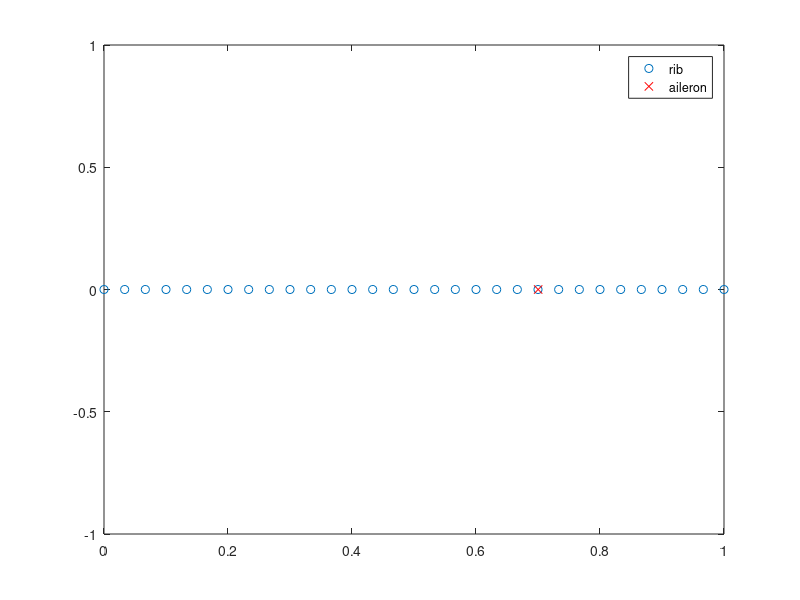
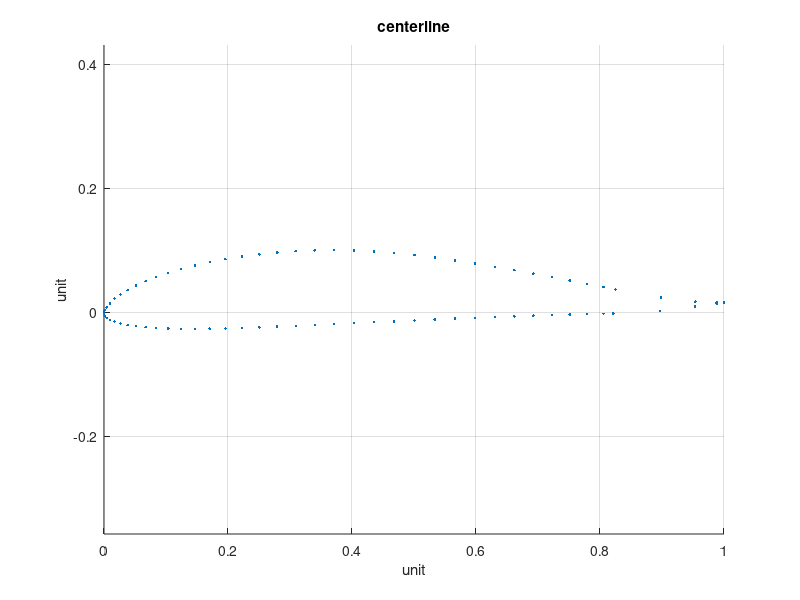
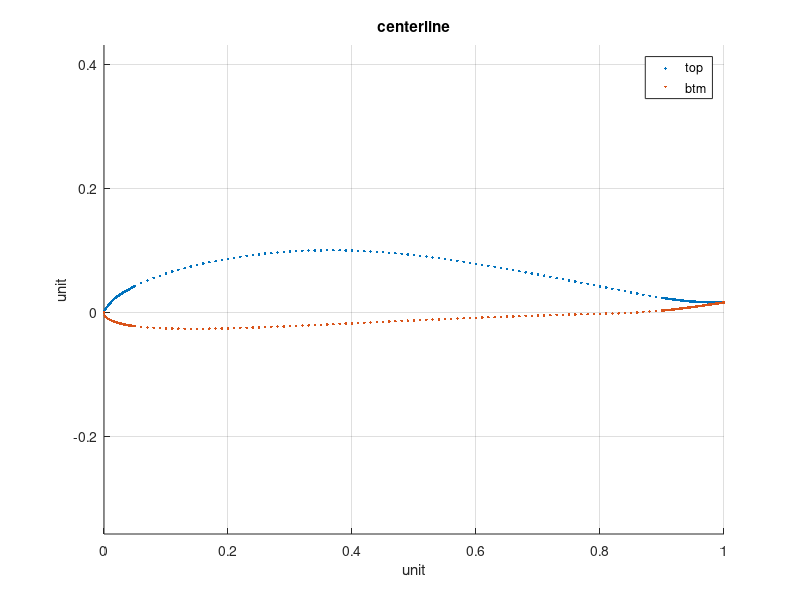
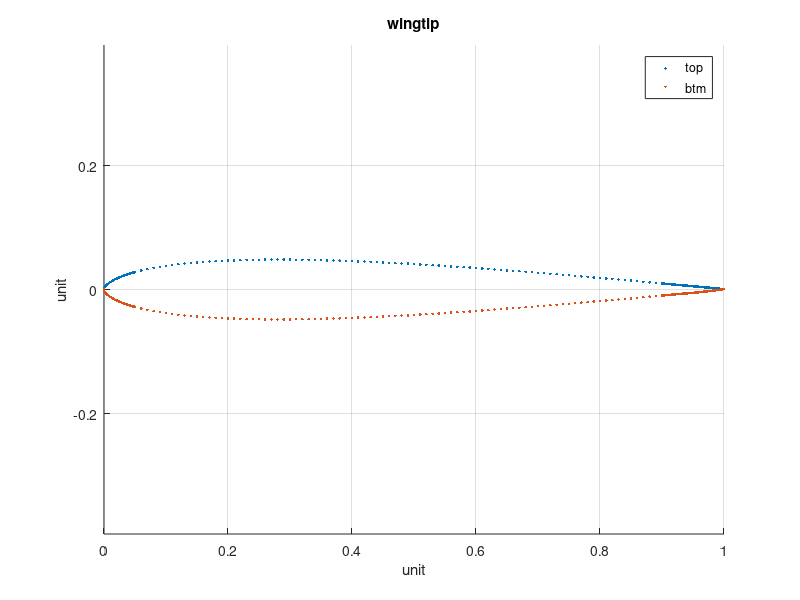

The MATLAB source for these figures, in order:
function draw_airfoil()
% save airfoil centerlinex centerliney wingtipx wingtipy twistx twisty
close all;
load airfoil centerlinex centerliney wingtipx wingtipy twistx twisty;
global X;
X = [];
scalingfactor = 0.8;
NASA_wingSpan_mm = 3750;
NASA_centerCord_mm = 400;
NASA_tipcord_mm = 100;
%aileron Trailing Edge length in mm
%NASA_aileron_TrailingEdgelength_mm = 24.125*25.4;
NASA_aileron_yAxislength_mm = 22.125*25.4;
NASA_aileron_innerwidth_mm = 1.875*25.4;
NASA_aileron_outerwidth_mm = 1*25.4;

X.setting.geometry.LE_sweepbackDeg = 24;
X.setting.geometry.dihedralDeg = 2.5;
X.setting.geometry.wingSpan_mm = NASA_wingSpan_mm*scalingfactor;
X.setting.geometry.rootCord_mm = NASA_centerCord_mm*scalingfactor;
X.setting.geometry.wingtipCord_mm = NASA_tipcord_mm*scalingfactor;
X.setting.aileron.yAxislength_mm = NASA_aileron_yAxislength_mm*scalingfactor;
X.setting.aileron.innerwidth_mm = NASA_aileron_innerwidth_mm*scalingfactor;
X.setting.aileron.outerwidth_mm = NASA_aileron_outerwidth_mm*scalingfactor;
fprintf(1,'aileron Y axis length=%2.1fmm,aileron innerwidth=%2.1fmm,aileron outer width=%2.1fmm\n',X.setting.aileron.yAxislength_mm,X.setting.aileron.innerwidth_mm,X.setting.aileron.outerwidth_mm);

X.setting.manufacture.ribCnt = 61;
X.setting.manufacture.LeadingEdgeBeamThickness_mm = 2; % square edge size 
X.setting.manufacture.LeadingEdgeBeamWidth_mm = 6; % square edge size 
X.setting.manufacture.trailingEdgeWidth_mm = 10;

% support structure height, not part of the plane, only used in construction process as the base support structure for each rib 
X.setting.manufacture.RibSupportStructureHeight_mm = 15;

X.setting.manufacture.MainBeamWidth_mm = 6;
X.setting.manufacture.MainBeamXmm = 0;
assert(X.setting.manufacture.MainBeamXmm == 0); % we want the beam deployed at rotation center to have flat btm edge 
% X.BeamAux0Width_mm = 5;
% X.BeamAux0Xmm = 5;

X.RibCntNeedCarbon = 41;
assert(mod(X.RibCntNeedCarbon,2)==1 || X.RibCntNeedCarbon == 0,'rib with added carbon beam should be symmetrical btw the fuselage');
% we may want to add a square carbon tube to strengthen the beam
X.beamSquareCarbonTubeSize_mm = 5;

X.RibThickness_mm = 2;

% the width of laser trace cannot be ignored
X.beamSlotTraceCompensation_mm = 0.5;
X.beamEdgeTraceCompensation_mm = 0.8;
X.RibSlotCompensation_mm = 0.05;
X.LeadingEdgeBeamThicknessCompensation_mm = 0.2;

% four quadrants formed by main beam and rib are supported by 4 pieces of wedge. 
X.BeamRibSupport_mm = 10;
X.PointType = [];
X.PointType.fundamental = 1;
X.PointType.addedPoints = 2;

% increased by 1 after each beam slot cut
X.ForceBearingBeamCnt = 0;

X.curvefitmethod = 'pchip';
% rootBeamGammaWidthmm = 6;
% BaseBeamWidthmm = 1; % at tip, lift is zero, we cannot have 0 beam width for misc struct weight 
assert(mod(X.setting.manufacture.ribCnt,2)==1); % we have one rib in the center, and be symmetrical 
% beam deployment location
X.rotateFromLE = 0.3; %rotation occurs at the center of [0,1] from the leading edge, so that we have the desired AOA.  
fineX = [0:0.001:0.05 0.06:0.01:0.90 0.901:0.001:1]';
% fineX = [0:0.0005:1]';
%%
Len_fineX = length(fineX);
X.OneSideRibCnt = (X.setting.manufacture.ribCnt+1)/2;
aileronLocation = (X.setting.geometry.wingSpan_mm/2-X.setting.aileron.yAxislength_mm)/(X.setting.geometry.wingSpan_mm/2);
ribLocation = (0:X.OneSideRibCnt-1)/(X.OneSideRibCnt-1);
figure;
plot(ribLocation,zeros(1,length(ribLocation)),'o');
hold on;
plot(aileronLocation,0,'rx');
hold off;
legend('rib','aileron');
ButtonName = questdlg('added aileron location acceptable?', ...
    'if there exists a rib in aileron location, we don''t need to design an extra rib', ...
    'accept','ignore Aileron','exit',...
    'accept');
switch ButtonName
    case 'accept'
        X.setting.manufacture.RibCoeffsRoot2Tip = sort([aileronLocation ribLocation]);
    case 'ignore Aileron'
        X.setting.manufacture.RibCoeffsRoot2Tip = ribLocation;
    otherwise
        assert(false);
end
X.OneSideRibCnt = length(X.setting.manufacture.RibCoeffsRoot2Tip);
%%
centerlinex = centerlinex(:);
centerliney = centerliney(:);
[centerlinex,centerliney] = normalizexy(centerlinex,centerliney);
wingtipx = wingtipx(:);
wingtipy = wingtipy(:);
[wingtipx,wingtipy] = normalizexy(wingtipx,wingtipy);
figure;
hold on;
plot(centerlinex,centerliney,'.');
axis equal;
title('centerline');grid on;
xlabel('unit');
ylabel('unit');
%%
figure;
hold on;
end_of_center_top_curve = (length(centerlinex)+1)/2;
top_centerline_x = centerlinex(1:end_of_center_top_curve);
top_centerline_y = centerliney(1:end_of_center_top_curve);
top_centerline_fine_y = interp1(top_centerline_x,top_centerline_y,fineX,X.curvefitmethod);
plot(fineX,top_centerline_fine_y,'.');
btm_centerline_x = centerlinex(end_of_center_top_curve:end);
btm_centerline_y = centerliney(end_of_center_top_curve:end);
btm_centerline_fine_y = interp1(btm_centerline_x,btm_centerline_y,fineX,X.curvefitmethod);
plot(fineX,btm_centerline_fine_y,'.');
axis equal;
legend('top','btm');
title('centerline');grid on;
xlabel('unit');
ylabel('unit');
%%
figure;
hold on;
end_of_wingtip_top_curve = (length(wingtipx)+1)/2;
top_wingtip_x = wingtipx(1:end_of_wingtip_top_curve);
top_wingtip_y = wingtipy(1:end_of_wingtip_top_curve);
top_wingtip_mid_y = interp1(top_wingtip_x,top_wingtip_y,fineX,X.curvefitmethod);
plot(fineX,top_wingtip_mid_y,'.');
btm_wingtip_x = wingtipx(end_of_wingtip_top_curve:end);
btm_wingtip_y = wingtipy(end_of_wingtip_top_curve:end);
btm_wingtip_mid_y = interp1(btm_wingtip_x,btm_wingtip_y,fineX,X.curvefitmethod);
plot(fineX,btm_wingtip_mid_y,'.');
axis equal;
legend('top','btm');
title('wingtip');
grid on;
xlabel('unit');
ylabel('unit');
%%
top_ribs = interpolate2Airfoil(top_centerline_fine_y, top_wingtip_mid_y, X.setting.manufacture.RibCoeffsRoot2Tip);
btm_ribs = interpolate2Airfoil(btm_centerline_fine_y, btm_wingtip_mid_y, X.setting.manufacture.RibCoeffsRoot2Tip);
figure;
axis equal;
hold on;
for ii = 1:X.OneSideRibCnt
    topCurve = top_ribs(:,ii);
    btmCurve = btm_ribs(:,ii);
    plot([fineX fineX],[topCurve btmCurve],'.');
end
title('Ribs:same length');
grid on;
xlabel('unit');
ylabel('unit');
%%
xindexRotate = find(fineX==X.rotateFromLE);
assert(length(xindexRotate)==1);
centered_interpolatedX = fineX - X.rotateFromLE;
Ymean = (top_ribs(xindexRotate,:) + btm_ribs(xindexRotate,:))/2;
centered_top_mid_ribs = zeros(Len_fineX,X.OneSideRibCnt);
centered_btm_mid_ribs = zeros(Len_fineX,X.OneSideRibCnt);
figure;
axis equal;
hold on;
for ii = 1:X.OneSideRibCnt
    centered_top_mid_ribs(:,ii) = top_ribs(:,ii) - Ymean(ii);
    centered_btm_mid_ribs(:,ii) = btm_ribs(:,ii) - Ymean(ii);
    plot([centered_interpolatedX; centered_interpolatedX],[centered_top_mid_ribs(:,ii); centered_btm_mid_ribs(:,ii)],'.');
end
title('Ribs:same length,shifted');
grid on;
xlabel('unit');
ylabel('unit');
%%
figure;
plot(twistx/twistx(end),twisty,'.');
title('twist');
ylabel('deg');
grid on;
xlabel('half wingspan');
%%
twist_ribs = interp1(twistx/twistx(end),twisty,X.setting.manufacture.RibCoeffsRoot2Tip,X.curvefitmethod);

rotated_ribs_top_x = zeros(Len_fineX,X.OneSideRibCnt);
rotated_ribs_top_y = zeros(Len_fineX,X.OneSideRibCnt);
rotated_ribs_btm_x = zeros(Len_fineX,X.OneSideRibCnt);
rotated_ribs_btm_y = zeros(Len_fineX,X.OneSideRibCnt);
figure;
axis equal;
hold on;
for ii = 1:X.OneSideRibCnt
    thetaDeg = twist_ribs(ii);
    R = [cosd(thetaDeg) -sind(thetaDeg); sind(thetaDeg) cosd(thetaDeg)];
    top_beforeRotate = [centered_interpolatedX centered_top_mid_ribs(:,ii)];
    top_afterRotate = top_beforeRotate*R;
    rotated_ribs_top_x(:,ii) = top_afterRotate(:,1);
    rotated_ribs_top_y(:,ii) = top_afterRotate(:,2);
    btm_beforeRotate = [centered_interpolatedX centered_btm_mid_ribs(:,ii)];
    btm_afterRotate = btm_beforeRotate*R;
    rotated_ribs_btm_x(:,ii) = btm_afterRotate(:,1);
    rotated_ribs_btm_y(:,ii) = btm_afterRotate(:,2);
    plot([rotated_ribs_top_x(:,ii); rotated_ribs_btm_x(:,ii)],[rotated_ribs_top_y(:,ii); rotated_ribs_btm_y(:,ii)],'.');
end
title('Ribs:same length,shifted,rotated');
grid on;
xlabel('unit');
ylabel('unit');
%% scale rib to the desired cord length
scaled_ribs_top_x = rotated_ribs_top_x;
scaled_ribs_top_y = rotated_ribs_top_y;
scaled_ribs_btm_x = rotated_ribs_btm_x;
scaled_ribs_btm_y = rotated_ribs_btm_y;
scale_ribs = interp1([0 1],[X.setting.geometry.rootCord_mm X.setting.geometry.wingtipCord_mm],X.setting.manufacture.RibCoeffsRoot2Tip,'linear');

figure;
axis equal;
hold on;
for ii = 1:X.OneSideRibCnt
    scaled_ribs_top_x(:,ii) = scaled_ribs_top_x(:,ii) * scale_ribs(ii);
    scaled_ribs_top_y(:,ii) = scaled_ribs_top_y(:,ii) * scale_ribs(ii);
    scaled_ribs_btm_x(:,ii) = scaled_ribs_btm_x(:,ii) * scale_ribs(ii);
    scaled_ribs_btm_y(:,ii) = scaled_ribs_btm_y(:,ii) * scale_ribs(ii);
    plot([scaled_ribs_top_x(:,ii); scaled_ribs_btm_x(:,ii)],[scaled_ribs_top_y(:,ii); scaled_ribs_btm_y(:,ii)],'.');
end
title('Ribs:shifted,rotated,scaled');
grid on;
xlabel('mm');
ylabel('mm');

%% shift in y-axis to align the bottom edge of main beam
btmaligned_ribs_top_x = scaled_ribs_top_x;
btmaligned_ribs_top_y = scaled_ribs_top_y;
btmaligned_ribs_btm_x = scaled_ribs_btm_x;
btmaligned_ribs_btm_y = scaled_ribs_btm_y;

figure;
axis equal;
hold on;
for ii = 1:X.OneSideRibCnt
    YatZeroX = interp1(btmaligned_ribs_btm_x(:,ii),btmaligned_ribs_btm_y(:,ii),0,X.curvefitmethod);
    btmaligned_ribs_top_y(:,ii) = btmaligned_ribs_top_y(:,ii) - YatZeroX;
    btmaligned_ribs_btm_y(:,ii) = btmaligned_ribs_btm_y(:,ii) - YatZeroX;
    plot([btmaligned_ribs_top_x(:,ii); btmaligned_ribs_btm_x(:,ii)],[btmaligned_ribs_top_y(:,ii); btmaligned_ribs_btm_y(:,ii)],'.');
end
title('Ribs:btmEdgeAlign,shifted,rotated,scaled');
grid on;
xlabel('mm');
ylabel('mm');

%% compute angle between beam and rib
CalcObtuseAngleBtwBeamAndRibDeg(btmaligned_ribs_top_x);
space = 10;
fid = fopen('BeamRibSupport.scr','w');
fprintf(fid,'pline\n');
% quadrant 1
fprintf(fid,'%f,%f\n',space,space);
fprintf(fid,'%f,%f\n',space,space+X.BeamRibSupport_mm);
fprintf(fid,'%f,%f\n',space+X.BeamRibSupport_mm*sind(X.derived.AngleBtwBeamAndRibDeg),space-X.BeamRibSupport_mm*cosd(X.derived.AngleBtwBeamAndRibDeg));
fprintf(fid,'%f,%f\n',space,space);

% quadrant 2
fprintf(fid,'%f,%f\n',-space,space);
fprintf(fid,'%f,%f\n',-space,space+X.BeamRibSupport_mm);
fprintf(fid,'%f,%f\n',-space-X.BeamRibSupport_mm*sind(X.derived.AngleBtwBeamAndRibDeg),space+X.BeamRibSupport_mm*cosd(X.derived.AngleBtwBeamAndRibDeg));
fprintf(fid,'%f,%f\n',-space,space);

% quadrant 3
fprintf(fid,'%f,%f\n',-space,-space);
fprintf(fid,'%f,%f\n',-space,-space-X.BeamRibSupport_mm);
fprintf(fid,'%f,%f\n',-space-X.BeamRibSupport_mm*sind(X.derived.AngleBtwBeamAndRibDeg),-space+X.BeamRibSupport_mm*cosd(X.derived.AngleBtwBeamAndRibDeg));
fprintf(fid,'%f,%f\n',-space,-space);

% quadrant 4
fprintf(fid,'%f,%f\n',space,-space);
fprintf(fid,'%f,%f\n',space,-space-X.BeamRibSupport_mm);
fprintf(fid,'%f,%f\n',space+X.BeamRibSupport_mm*sind(X.derived.AngleBtwBeamAndRibDeg),-space-X.BeamRibSupport_mm*cosd(X.derived.AngleBtwBeamAndRibDeg));
fprintf(fid,'%f,%f\n',space,-space);

fclose(fid);
%%
Gamma = (1-X.setting.manufacture.RibCoeffsRoot2Tip.^2).^1.5;
figure;
plot(X.setting.manufacture.RibCoeffsRoot2Tip,Gamma,'.-');
title('Gamma, airflow circulation');
grid on;
%%
figure;
plot(X.setting.manufacture.RibCoeffsRoot2Tip,1.5*(X.setting.manufacture.RibCoeffsRoot2Tip.^2-0.5),'.-');
title('Downwash');
grid on;

%% when cutting slot, the length of x/y data may not be same any more for all ribs
% use cell to store
slotcut_ribs = cell(1,X.OneSideRibCnt);
for ii = 1:X.OneSideRibCnt
    slotcut_ribs{ii}.top.x = btmaligned_ribs_top_x(:,ii);
    slotcut_ribs{ii}.top.y = btmaligned_ribs_top_y(:,ii);
    slotcut_ribs{ii}.top.PointType = ones(length(btmaligned_ribs_top_x(:,ii)),1)*X.PointType.fundamental;
    slotcut_ribs{ii}.btm.x = btmaligned_ribs_btm_x(:,ii);
    slotcut_ribs{ii}.btm.y = btmaligned_ribs_btm_y(:,ii);
    slotcut_ribs{ii}.btm.PointType = ones(length(btmaligned_ribs_btm_x(:,ii)),1)*X.PointType.fundamental;
    slotcut_ribs{ii}.ForceBearingBeamCutDepth = [];
    slotcut_ribs{ii}.ForceBearingBeamRibThickness = [];
    slotcut_ribs{ii}.ForceBearingBeamRibYoffset = [];
end

[X.BeamRotDegDueToDihedral,OneSideWwingTipRise_mm] = getDihedralRotateDeg(slotcut_ribs);
fprintf(1,'one side wing tip rises %fmm\n',OneSideWwingTipRise_mm);
fprintf(1,'beam Btm Edge Dihedral %fDeg\n',X.BeamRotDegDueToDihedral);

%%
X.derived.RibLocInBeam_mm = X.setting.manufacture.RibCoeffsRoot2Tip*(1/sind(X.derived.AngleBtwBeamAndRibDeg))*X.setting.geometry.wingSpan_mm/2;

%% cut slot for force bearing beam
[slotcut_ribs,ribMirror] = cutRibSlot(slotcut_ribs,X.setting.manufacture.MainBeamWidth_mm-2*X.RibSlotCompensation_mm,X.setting.manufacture.MainBeamXmm,'main beam');
fid = fopen(sprintf('ribMirror.scr'),'w');
fprintf(fid,'pline\n');
for ii = 1:X.OneSideRibCnt
    saveTopBtmCell2scrFile(fid,ribMirror{ii},0,ii*100);
end
fclose(fid);

%% add leading edge beam
cut_leadingedge = slotcut_ribs;

figure;
axis equal;
hold on;
for ii = 1:X.OneSideRibCnt
    LE_x = min([slotcut_ribs{ii}.top.x;slotcut_ribs{ii}.btm.x]);
    LeadingEdgeBeamPosDetected = false;
    for xposition = LE_x:0.001:LE_x+30
        [Thickness_mm,~,~] = getThickness(slotcut_ribs{ii},xposition);
        if Thickness_mm > X.setting.manufacture.LeadingEdgeBeamThickness_mm - 2*X.LeadingEdgeBeamThicknessCompensation_mm
            LeadingEdgeBeamPosDetected = true;
            break;
        end
    end
    assert(LeadingEdgeBeamPosDetected);
    cut_leadingedge{ii}.top = removeLeadingSector(slotcut_ribs{ii}.top,xposition);
    cut_leadingedge{ii}.btm = removeLeadingSector(slotcut_ribs{ii}.btm,xposition);
    
    afterCutThickness_mm = abs(cut_leadingedge{ii}.top.y(1) - cut_leadingedge{ii}.btm.y(1));
    cut_leadingedge{ii}.top = cutLeadingEdgeSlot(cut_leadingedge{ii}.top,'top',afterCutThickness_mm);
    cut_leadingedge{ii}.btm = cutLeadingEdgeSlot(cut_leadingedge{ii}.btm,'btm',afterCutThickness_mm);
    
    plot([cut_leadingedge{ii}.top.x; cut_leadingedge{ii}.btm.x],[cut_leadingedge{ii}.top.y; cut_leadingedge{ii}.btm.y],'.');
end
title('Ribs:shifted,rotated,scaled,LEcut');
grid on;
xlabel('mm');
ylabel('mm');

%% cut trailing edge
cut_trailingedge = cut_leadingedge;
figure;
axis equal;
hold on;
for ii = 1:X.OneSideRibCnt
    cut_trailingedge{ii}.top = removeTrailingSector(cut_trailingedge{ii}.top,X.setting.manufacture.trailingEdgeWidth_mm);
    cut_trailingedge{ii}.btm = removeTrailingSector(cut_trailingedge{ii}.btm,X.setting.manufacture.trailingEdgeWidth_mm);
    plot([cut_trailingedge{ii}.top.x; cut_trailingedge{ii}.btm.x],[cut_trailingedge{ii}.top.y; cut_trailingedge{ii}.btm.y],'.');
end
title('Ribs:shifted,rotated,scaled,LEcut,TEcut');
grid on;
xlabel('mm');
ylabel('mm');

% rotate rib to align camber line with wood growth direction in order to enhance the strength
rib_aligned = cell(1,X.OneSideRibCnt);
figure;
axis equal;
hold on;
for ii = 1:X.OneSideRibCnt
    rib_aligned{ii}.top = rotateXY(cut_trailingedge{ii}.top,-twist_ribs(ii));
    rib_aligned{ii}.btm = rotateXY(cut_trailingedge{ii}.btm,-twist_ribs(ii));
    plot([rib_aligned{ii}.top.x; rib_aligned{ii}.btm.x],[rib_aligned{ii}.top.y; rib_aligned{ii}.btm.y],'.');
end
title('Ribs:shifted,rotated,scaled,LEcut,TEcut,Aligned');
grid on;
xlabel('mm');
ylabel('mm');

%% produce rib cut cad file
fid = fopen('airfoil_all.scr','w');
fprintf(fid,'pline\n');
X.derived.RibSweepBackAlongRib_mm = X.setting.manufacture.RibCoeffsRoot2Tip*X.setting.geometry.wingSpan_mm/2/abs(tand(X.derived.AngleBtwBeamAndRibDeg));
X.derived.RibSweepBackAlongBeam_mm = X.setting.manufacture.RibCoeffsRoot2Tip*X.setting.geometry.wingSpan_mm/2;
for ii = 1:X.OneSideRibCnt
    xoffset = X.derived.RibSweepBackAlongRib_mm(ii);
    yoffset = X.derived.RibSweepBackAlongBeam_mm(ii);
    saveTopBtmCell2scrFile(fid,rib_aligned{ii},xoffset,yoffset);
end
fclose(fid);

%% produce force bearing beam cut cad file
FineSegmentCnt = 1000;

BeamShape = cell(1,X.ForceBearingBeamCnt);
BeamDihedralApplied = cell(1,X.ForceBearingBeamCnt);
BeamAlignedForStrength = cell(1,X.ForceBearingBeamCnt);
BeamLaserTraceCompensated = cell(1,X.ForceBearingBeamCnt);
for iiBeam = 1:X.ForceBearingBeamCnt
%     BeamShapeAddBtmEdge = cell(1,X.ForceBearingBeamCnt);
    ThicknessVec = zeros(1,X.OneSideRibCnt);
    CutDepthVec = zeros(1,X.OneSideRibCnt);
    Yoffset = zeros(1,X.OneSideRibCnt);
    for iiRib = 1:X.OneSideRibCnt
        ThicknessVec(iiRib) = cut_trailingedge{iiRib}.ForceBearingBeamRibThickness(iiBeam);
        CutDepthVec(iiRib) =  cut_trailingedge{iiRib}.ForceBearingBeamCutDepth(iiBeam);
        Yoffset(iiRib) = cut_trailingedge{iiRib}.ForceBearingBeamRibYoffset(iiBeam);
    end
    figure;
    subplot(3,1,1);
    hold on;
    plot(X.derived.RibLocInBeam_mm,ThicknessVec,'.-');
    plot(X.derived.RibLocInBeam_mm,ThicknessVec+Yoffset,'.-');
    legend('Thickness','Thickness+yoffset');
    axis equal;
    xlabel('single side wingspan(mm)');
    ylabel('mm');
    title(sprintf('Top Edge Beam No.%d',iiBeam));
    subplot(3,1,2);
    plot(X.derived.RibLocInBeam_mm,Yoffset,'.-');
    axis equal;
    xlabel('single side wingspan(mm)');
    ylabel('mm');
    title(sprintf('Btm Edge Beam No.%d',iiBeam));
    subplot(3,1,3);
    hold on;
    plot(X.derived.RibLocInBeam_mm,CutDepthVec,'.-');
    plot(X.derived.RibLocInBeam_mm,CutDepthVec+Yoffset,'.-');
    legend('pure cut','cut+yoffset');
    axis equal;
    xlabel('single side wingspan(mm)');
    ylabel('mm');
    title(sprintf('Rib Cut Depth for Beam No.%d',iiBeam));
    
    fineRibLocationXmm = ((0:FineSegmentCnt)/FineSegmentCnt)*(X.setting.geometry.wingSpan_mm/2)*(1/sind(X.derived.AngleBtwBeamAndRibDeg));
    BeamShape{iiBeam}.top = [];
    BeamShape{iiBeam}.top.x = fineRibLocationXmm';
    BeamShape{iiBeam}.top.y = interp1(X.derived.RibLocInBeam_mm,ThicknessVec+Yoffset,fineRibLocationXmm,X.curvefitmethod)';
    BeamShape{iiBeam}.top.PointType = ones(length(fineRibLocationXmm),1)*X.PointType.fundamental;

    % if beam location is at the rotation center, btm edge is a straight line 
    BeamShape{iiBeam}.btm = [];
    BeamShape{iiBeam}.btm.x = fineRibLocationXmm';
    BeamShape{iiBeam}.btm.y = interp1(X.derived.RibLocInBeam_mm,Yoffset,fineRibLocationXmm,X.curvefitmethod)';
    BeamShape{iiBeam}.btm.PointType = ones(length(fineRibLocationXmm),1)*X.PointType.fundamental;
    
    BeamDihedralApplied{iiBeam} = ApplyBeamDihedral(BeamShape{iiBeam},-X.BeamRotDegDueToDihedral);

    BeamShapeCutRibSlot = BeamDihedralApplied;
    for CutSlotForRib_ii = 1:X.OneSideRibCnt
        switch CutSlotForRib_ii
            case 1
               StyleCutRibSlot = 'RootRib';
            case X.OneSideRibCnt
               StyleCutRibSlot = 'TipRib';
            otherwise
               StyleCutRibSlot = 'MiddleRib';
        end
        BeamShapeCutRibSlot{iiBeam}.top = cutBeamSlot(BeamShapeCutRibSlot{iiBeam}.top,CutDepthVec(CutSlotForRib_ii),X.RibThickness_mm-2*X.beamSlotTraceCompensation_mm,X.derived.RibLocInBeam_mm(CutSlotForRib_ii),StyleCutRibSlot);
    end
    BeamShapeCutRibSlot{iiBeam}.btm = matchCurveSpan(BeamDihedralApplied{iiBeam}.btm,BeamShapeCutRibSlot{iiBeam}.top);
    draw_beam(BeamShapeCutRibSlot{iiBeam},sprintf('front view Beam%d',iiBeam));
    
    BeamAlignedForStrength{iiBeam} = AlignBeamForStrength(BeamShapeCutRibSlot{iiBeam},-X.BeamRotDegDueToDihedral);
    draw_beam(BeamAlignedForStrength{iiBeam},sprintf('Aligned Beam%d',iiBeam));

    BeamLaserTraceCompensated{iiBeam} = BeamAlignedForStrength{iiBeam};
    BeamLaserTraceCompensated{iiBeam}.top.y = BeamLaserTraceCompensated{iiBeam}.top.y + X.beamEdgeTraceCompensation_mm;
    BeamLaserTraceCompensated{iiBeam}.btm.y = BeamLaserTraceCompensated{iiBeam}.btm.y - X.beamEdgeTraceCompensation_mm;
    draw_beam(BeamLaserTraceCompensated{iiBeam},sprintf('LaserTrace Compensated Beam%d',iiBeam));
    
    fid = fopen(sprintf('beam_%d.scr',iiBeam),'w');
    fprintf(fid,'pline\n');
    saveTopBtmCell2scrFile(fid,BeamLaserTraceCompensated{iiBeam},0,100);
    fclose(fid);
    
end
end

function newCurve = matchCurveSpan(Curve,RefCurve)
global X;
assert(Curve.x(1) < Curve.x(end));
assert(RefCurve.x(1) < RefCurve.x(end));
newCurve = [];
if (Curve.x(1) == RefCurve.x(1))
    % do nothing
elseif (Curve.x(1) > RefCurve.x(1))
    val = interp1nearby(Curve.x,Curve.y,Curve.PointType,RefCurve.x(1),2,X.curvefitmethod);
    newCurve.x = [RefCurve.x(1);Curve.x];
    newCurve.y = [val;Curve.y];
    newCurve.PointType = [X.PointType.fundamental; Curve.PointType];
else
    % trim data
    % code to be filled here
end

if (Curve.x(end) == RefCurve.x(end))
    % do nothing
elseif (Curve.x(end) < RefCurve.x(end))
    val = interp1nearby(Curve.x,Curve.y,Curve.PointType,RefCurve.x(end),2,X.curvefitmethod);
    newCurve.x = [newCurve.x;RefCurve.x(end)];
    newCurve.y = [newCurve.y;val];
    newCurve.PointType = [Curve.PointType;X.PointType.fundamental];
else
    % trim data
    % code to be filled here
end

end

function BeamAlignedForStrength = AlignBeamForStrength(BeamShape,RotateDeg)
BeamAlignedForStrength = [];
% R = [cosd(RotateDeg) -sind(RotateDeg); sind(RotateDeg) cosd(RotateDeg)];
% top_beforeRotate = [BeamShape.top.x BeamShape.top.y];
% top_afterRotate = top_beforeRotate*R;
% BeamAlignedForStrength.top.x = top_afterRotate(:,1);
% BeamAlignedForStrength.top.y = top_afterRotate(:,2);
BeamAlignedForStrength.top = rotateXY(BeamShape.top,-RotateDeg);
BeamAlignedForStrength.btm = rotateXY(BeamShape.btm,-RotateDeg);

offsetx = BeamAlignedForStrength.btm.x(1);
offsety = BeamAlignedForStrength.btm.y(1);

BeamAlignedForStrength.top.x = BeamAlignedForStrength.top.x - offsetx;
BeamAlignedForStrength.btm.x = BeamAlignedForStrength.btm.x - offsetx;

BeamAlignedForStrength.top.y = BeamAlignedForStrength.top.y - offsety;
BeamAlignedForStrength.btm.y = BeamAlignedForStrength.btm.y - offsety;

end

function BeamDihedralApplied = ApplyBeamDihedral(BeamShape,RotateDeg)
global X;
BeamDihedralApplied = [];
% R = [cosd(RotateDeg) -sind(RotateDeg); sind(RotateDeg) cosd(RotateDeg)];
% top_beforeRotate = [BeamShape.top.x BeamShape.top.y];
% top_afterRotate = top_beforeRotate*R;
% BeamDihedralApplied.top.x = top_afterRotate(:,1);
% BeamDihedralApplied.top.y = top_afterRotate(:,2);
BeamDihedralApplied.top = rotateXY(BeamShape.top,RotateDeg);
BeamDihedralApplied.btm = rotateXY(BeamShape.btm,RotateDeg);

% align wingtip 
if (BeamDihedralApplied.top.x(end) == BeamDihedralApplied.btm.x(end))
    % do nothing
elseif (BeamDihedralApplied.top.x(end) > BeamDihedralApplied.btm.x(end))
    val = interp1nearby(BeamDihedralApplied.btm.x,BeamDihedralApplied.btm.y,BeamDihedralApplied.btm.PointType,BeamDihedralApplied.top.x(end),2,X.curvefitmethod);
    BeamDihedralApplied.btm.x = [BeamDihedralApplied.btm.x;BeamDihedralApplied.top.x(end)];
    BeamDihedralApplied.btm.y = [BeamDihedralApplied.btm.y;val];
    BeamDihedralApplied.btm.PointType = [BeamDihedralApplied.btm.PointType;X.PointType.fundamental];
else
    val = interp1nearby(BeamDihedralApplied.top.x,BeamDihedralApplied.top.y,BeamDihedralApplied.top.PointType,BeamDihedralApplied.btm.x(end),2,X.curvefitmethod);
    BeamDihedralApplied.top.x = [BeamDihedralApplied.top.x;BeamDihedralApplied.btm.x(end)];
    BeamDihedralApplied.top.y = [BeamDihedralApplied.top.y;val];
    BeamDihedralApplied.top.PointType = [BeamDihedralApplied.top.PointType;X.PointType.fundamental];
end

% align root 
if (BeamDihedralApplied.top.x(1) == BeamDihedralApplied.btm.x(1))
    % do nothing
elseif (BeamDihedralApplied.top.x(1) > BeamDihedralApplied.btm.x(1))
    val = interp1nearby(BeamDihedralApplied.btm.x,BeamDihedralApplied.btm.y,BeamDihedralApplied.btm.PointType,BeamDihedralApplied.top.x(1),2,X.curvefitmethod);
    BeamDihedralApplied.btm.x = [BeamDihedralApplied.top.x(1);BeamDihedralApplied.btm.x];
    BeamDihedralApplied.btm.y = [val;BeamDihedralApplied.btm.y];
    BeamDihedralApplied.btm.PointType = [X.PointType.fundamental;BeamDihedralApplied.btm.PointType];
else
    val = interp1nearby(BeamDihedralApplied.top.x,BeamDihedralApplied.top.y,BeamDihedralApplied.top.PointType,BeamDihedralApplied.btm.x(1),2,X.curvefitmethod);
    BeamDihedralApplied.top.x = [BeamDihedralApplied.btm.x(1);BeamDihedralApplied.top.x];
    BeamDihedralApplied.top.y = [val;BeamDihedralApplied.top.y];
    BeamDihedralApplied.top.PointType = [X.PointType.fundamental;BeamDihedralApplied.top.PointType];
end

offsetx = BeamDihedralApplied.btm.x(1);
offsety = BeamDihedralApplied.btm.y(1);

BeamDihedralApplied.top.x = BeamDihedralApplied.top.x - offsetx;
BeamDihedralApplied.btm.x = BeamDihedralApplied.btm.x - offsetx;

BeamDihedralApplied.top.y = BeamDihedralApplied.top.y - offsety;
BeamDihedralApplied.btm.y = BeamDihedralApplied.btm.y - offsety;

end

function newxy = rotateXY(xy,RotateDeg)
R = [cosd(RotateDeg) -sind(RotateDeg); sind(RotateDeg) cosd(RotateDeg)];
beforeRotate = [xy.x xy.y];
afterRotate = beforeRotate*R;
newxy = [];
newxy.x = afterRotate(:,1);
newxy.y = afterRotate(:,2);
newxy.PointType = xy.PointType;
end

function draw_beam(TopBtmCell,titlestr)
[xx,yy] = OrderDataForPlot(TopBtmCell);
figure;
plot(xx,yy,'.-');
axis equal;
xlabel('single side wingspan(mm)');
ylabel('mm');
title(titlestr);
end

function [RotDeg,OneSideWwingTipRise_mm] = getDihedralRotateDeg(ribs)
global X;
[RootThickness_mm,~,~] = getThickness(ribs{1},0);
[TipThickness_mm,~,~] = getThickness(ribs{X.OneSideRibCnt},0);
OneSideWwingTipRise_mm = ((X.setting.geometry.wingSpan_mm/2)*tand(X.setting.geometry.dihedralDeg)+(RootThickness_mm-TipThickness_mm)/2);
RotDeg = atand(OneSideWwingTipRise_mm/(X.setting.geometry.wingSpan_mm/2)); 
end

function CalcObtuseAngleBtwBeamAndRibDeg(ribs_top_x)
% base on the input arguments:
%   1) Leading edge sweep back angle in degree
%   2) distance from beam center(x position = 0) to the Leading and Trailing edge  
% calculate the obtuse angle Btw
%   1) Beam and Rib in degree
%   2) trailing edge and rib in degree
global X;
root_LE_x = -ribs_top_x(1,1);
tip_LE_x = -ribs_top_x(1,X.OneSideRibCnt);
LE_DeltaX = tan(X.setting.geometry.LE_sweepbackDeg*pi/180)*X.setting.geometry.wingSpan_mm/2;
beam_DeltaX = LE_DeltaX + tip_LE_x - root_LE_x;
X.derived.AngleBtwBeamAndRibDeg = atan(beam_DeltaX/(X.setting.geometry.wingSpan_mm/2))*180/pi+90;
X.derived.AngleBtwTEandRibDeg = atan((LE_DeltaX+X.setting.geometry.wingtipCord_mm-X.setting.geometry.rootCord_mm)/(X.setting.geometry.wingSpan_mm/2))*180/pi+90;
fprintf(1,'Given Leading edge sweep back angle = %2.1fdeg, the obtuse angle btw Beam & Rib = %2.1fdeg, btw Trailing edge & Rib = %2.1fdeg\n',...
    X.setting.geometry.LE_sweepbackDeg,...
    X.derived.AngleBtwBeamAndRibDeg,...
    X.derived.AngleBtwTEandRibDeg);
end

function NewCurve = AddStraightLineBtmBeamEdge(Curve)
global X;
NewCurve = [];
NewCurve.x = [min(Curve.x);Curve.x;max(Curve.x)];
NewCurve.y = [0;Curve.y;0];
NewCurve.PointType = [X.PointType.addedPoints;Curve.PointType;X.PointType.addedPoints];
end

function newcurve = reverseSeqOrder(curve)
newcurve = [];
newcurve.x = curve.x(end:-1:1);
newcurve.y = curve.y(end:-1:1);
newcurve.PointType = curve.PointType(end:-1:1);
end

function [xx,yy] = OrderDataForPlot(TopBtmCell)
TopBtmCell.btm = reverseSeqOrder(TopBtmCell.btm);
xx = [TopBtmCell.top.x; TopBtmCell.btm.x];
yy = [TopBtmCell.top.y; TopBtmCell.btm.y];
assert(length(xx)==length(yy));
end

function saveTopBtmCell2scrFile(fid,TopBtmCell,xoffset,yoffset)
[xx,yy] = OrderDataForPlot(TopBtmCell);

for ii = 1:length(xx)
    fprintf(fid,'%f,%f\n',xx(ii)+xoffset,yy(ii)+yoffset);
end

% now go back to the first point so as to close the contour
fprintf(fid,'%f,%f\n',xx(1)+xoffset,yy(1)+yoffset);
end

% function save_finalResults(idx, xx, yy)
% fid = fopen(sprintf('airfoil%d.scr',idx),'w');
% fprintf(fid,'pline\n');
% assert(length(xx)==length(yy));
% for ii = 1:length(xx)
%     fprintf(fid,'%f,%f\n',xx(ii),yy(ii));
% end
% fprintf(fid,'%f,%f\n',xx(1),yy(1));
% fclose(fid);
% end,

function newcurve = cutLeadingEdgeSlot(curve,edgetype,Thickness_mm)
global X;
newcurve = [];
assert( Thickness_mm > X.setting.manufacture.LeadingEdgeBeamThickness_mm - 2*X.LeadingEdgeBeamThicknessCompensation_mm);

LE_x = curve.x(1);
LE_y = curve.y(1);

yshift = ( Thickness_mm - (X.setting.manufacture.LeadingEdgeBeamThickness_mm - 2*X.LeadingEdgeBeamThicknessCompensation_mm))/2;

switch edgetype
    case 'top'
        precise_y = LE_y-yshift;
    case 'btm'
        precise_y = LE_y+-yshift;
    otherwise
        assert(false);
end
newcurve.x = [LE_x;curve.x];
newcurve.y = [precise_y;curve.y];
newcurve.PointType = [X.PointType.addedPoints;curve.PointType];

newcurve.x = [LE_x+X.setting.manufacture.LeadingEdgeBeamWidth_mm;newcurve.x];
newcurve.y = [precise_y;newcurve.y];
newcurve.PointType = [X.PointType.addedPoints;newcurve.PointType];
end

function newcurve = removeTrailingSector(curve,cutoffx)
global X;
newcurve = [];
x = curve.x;
y = curve.y;
PointType = curve.PointType;
cutoff_x = max(x)-cutoffx;
index = find(x<=cutoff_x);
newcurve.x = x(index);
newcurve.y = y(index);
newcurve.PointType = PointType(index);
if ~ismember( cutoff_x, x )
    newcurve.x = [newcurve.x;cutoff_x];
    val = interp1nearby(x,y,PointType,cutoff_x,2,X.curvefitmethod);
    newcurve.y = [newcurve.y;val];
    newcurve.PointType = [newcurve.PointType;X.PointType.fundamental];
end
end

function newCurve = removeLeadingSector(curve,cutoffx)
global X;
newCurve = [];
assert(~ismember(cutoffx,curve.x));

newCurve.x = cutoffx;
newCurve.y = interp1nearby(curve.x,curve.y,curve.PointType,cutoffx,2);
newCurve.PointType = X.PointType.addedPoints;

indexaftercutoff = find(curve.x>=cutoffx);
newCurve.x = [newCurve.x;curve.x(indexaftercutoff)];
newCurve.y = [newCurve.y;curve.y(indexaftercutoff)];
newCurve.PointType = [newCurve.PointType;curve.PointType(indexaftercutoff)];
end

function [x,y] = normalizexy(x,y)
    scaleF = abs(max(x)-min(x));
    x = x/scaleF;
    y = y/scaleF;
    
end

function [ribs,ribMirror] = cutRibSlot(ribs,width,xposition,slotName)
global X;
ribMirror = cell(1,X.OneSideRibCnt);
X.ForceBearingBeamCnt = X.ForceBearingBeamCnt + 1;
assert(X.ForceBearingBeamCnt == 1,'currently we don''t handle the complexity causd by the second beam deployed at none AOA rotation center, curve bottom edge, dihedral connection, etc'); 
figure;
axis equal;
hold on;
for ii = 1:X.OneSideRibCnt
    ribMirror{ii}.top = cutslotIn1curve(ribs{ii}.btm,2,width,xposition,'cutBoth');
    [thickness,~,btm_mm] = getThickness(ribs{ii},xposition);
    [ribs{ii}.top.x,ribs{ii}.top.y] = cutnothing(ribs{ii}.top.x,ribs{ii}.top.y);
    cutDepth = thickness/2;
    if X.RibCntNeedCarbon == 0
        RibCntOneSideNeedCarbon = 0;
    else
        RibCntOneSideNeedCarbon = (X.RibCntNeedCarbon+1)/2;
    end
    if ii > RibCntOneSideNeedCarbon
        ribs{ii}.btm = cutslotIn1curve(ribs{ii}.btm,-cutDepth,width,xposition,'cutBoth');
    else
        % we attach a square carbon tube to strengthen the wood beam
        ribs{ii}.btm = cutslotIn1curve(ribs{ii}.btm,-cutDepth,width,xposition,'cutBothAndAddedCarbon');
    end
    ribs{ii}.ForceBearingBeamCutDepth = [ribs{ii}.ForceBearingBeamCutDepth;cutDepth];
    ribs{ii}.ForceBearingBeamRibThickness  = [ribs{ii}.ForceBearingBeamRibThickness;thickness];
    ribs{ii}.ForceBearingBeamRibYoffset = [ribs{ii}.ForceBearingBeamRibYoffset;btm_mm];
    plot([ribs{ii}.top.x; ribs{ii}.btm.x],[ribs{ii}.top.y; ribs{ii}.btm.y],'.');
    
    ribMirror{ii}.btm.x = [min(ribs{ii}.top.x);max(ribs{ii}.top.x)];
    ribMirror{ii}.btm.y = -ones(2,1)*X.setting.manufacture.RibSupportStructureHeight_mm;
    ribMirror{ii}.btm.PointType = ones(2,1)*X.PointType.fundamental;
end
title(['Ribs:shifted,rotated,scaled,slotcut' slotName]);
grid on;
end

function val = interp1nearby(all_x,all_y,PointType,newx,nearbyCnt,type)
global X;
if ~exist('type','var')
    type = X.curvefitmethod;
end
% all_x contains points in the fundamental rib contour and points added for slots.
% basic_x contains points in the fundamental rib contour only
basic_x = all_x(PointType==X.PointType.fundamental);
basic_y = all_y(PointType==X.PointType.fundamental);
[~,ii] = min(abs(basic_x-newx));
if ii-nearbyCnt > 0
    leftii = ii-nearbyCnt;
else
    leftii = 1;
end
if ii+nearbyCnt <= length(basic_x)
    rightii = ii+nearbyCnt;
else
    rightii = length(basic_x); 
end
val = interp1(basic_x(leftii:rightii),basic_y(leftii:rightii),newx,type);
end

function [thickness,top_mm, btm_mm] = getThickness(rib,x)
global X;
x1 = rib.top.x;
y1 = rib.top.y;
PointType1 = rib.top.PointType;
x2 = rib.btm.x;
y2 = rib.btm.y;
PointType2 = rib.btm.PointType;
top_mm = interp1nearby(x1,y1,PointType1,x,2,X.curvefitmethod);
btm_mm = interp1nearby(x2,y2,PointType2,x,2,X.curvefitmethod);
thickness = abs(top_mm-btm_mm);
end

function [cutx,cuty] = cutnothing(x,y)
cutx = x;
cuty = y;
end

function NewCurve = cutBeamSlot(Curve,depth,width,xposition,style)
assert(width > 0);
switch style
    case 'RootRib'
        NewCurve = cutslotIn1curve(Curve,depth,width,xposition,'cutLeft');
    case 'TipRib'
        NewCurve = cutslotIn1curve(Curve,depth,width,xposition,'cutRight');
    case 'MiddleRib'
        NewCurve = cutslotIn1curve(Curve,depth,width,xposition,'cutBoth');
end
end

%function [cutx,cuty,NewPointType] = cutslotIn1curve(x,y,PointType,depth,width,xposition)
function NewCurve = cutslotIn1curve(Curve,depth,width,xposition,cutmethod)
% x,y form the curve
% depth: depth to be cut. 
%   +: cut to Y-, downward, for example, top edge
%   -: cut to Y+, upward, for example, bottom edge
% width: width to be cut
% xposition: relative to xposition, cut width/2 to X+ and X-
% cutmethod:
%   cutLeft: don't rise the left side to original height after the cut 
%   cutRight: don't rise the Right side to original height after the cut 
%   cutBoth: both sides, rise to original height after the cut 
if ~exist('cutmethod','var')
    cutmethod = 'cutBoth';
end

global X;
NewCurve = [];
NewCurve.x = [];
NewCurve.y = [];
NewCurve.PointType = [];
beamLeadingEdgeX = xposition-width/2;
beamTrailingEdgeX = xposition+width/2;

switch cutmethod
    case 'cutLeft'
        % do nothing
    case {'cutRight','cutBoth','cutBothAndAddedCarbon'}
        indexBeforeLEcut = find(Curve.x<=beamLeadingEdgeX);
        NewCurve.x = Curve.x(indexBeforeLEcut);
        NewCurve.y = Curve.y(indexBeforeLEcut);
        NewCurve.PointType = Curve.PointType(indexBeforeLEcut);
        y_valueLE = interp1nearby(Curve.x,Curve.y,Curve.PointType,beamLeadingEdgeX,2,X.curvefitmethod);
        if ismember(beamLeadingEdgeX,Curve.x)
            % we don't need to insert the point and begin slot cut
        else
            NewCurve.x = [NewCurve.x;beamLeadingEdgeX];
            NewCurve.y = [NewCurve.y;y_valueLE];
            NewCurve.PointType = [NewCurve.PointType;X.PointType.fundamental];
        end
    otherwise
        assert(false);
end
y_valueSlotLeftEdge = interp1nearby(Curve.x,Curve.y,Curve.PointType,xposition-width/2,2,X.curvefitmethod);
y_valueSlotRightEdge = interp1nearby(Curve.x,Curve.y,Curve.PointType,xposition+width/2,2,X.curvefitmethod);

% depth: depth to be cut. 
%   +: cut to Y-, downward, for example, top edge
%   -: cut to Y+, upward, for example, bottom edge
if (depth > 0)
    SlotcutDestination = min([y_valueSlotLeftEdge y_valueSlotRightEdge]) - depth;
else
    SlotcutDestination = max([y_valueSlotLeftEdge y_valueSlotRightEdge]) - depth;
end

NewCurve.x = [NewCurve.x;beamLeadingEdgeX];
NewCurve.y = [NewCurve.y;SlotcutDestination];
NewCurve.PointType = [NewCurve.PointType;X.PointType.addedPoints];

NewCurve.x = [NewCurve.x;beamTrailingEdgeX];
NewCurve.y = [NewCurve.y;SlotcutDestination];
NewCurve.PointType = [NewCurve.PointType;X.PointType.addedPoints];

switch cutmethod
    case 'cutRight'
        % do nothing
    case {'cutLeft','cutBoth'}
        if ~ismember(beamTrailingEdgeX,Curve.x)
            y_valueTE = interp1nearby(Curve.x,Curve.y,Curve.PointType,beamTrailingEdgeX,2,X.curvefitmethod);
            NewCurve.x = [NewCurve.x;beamTrailingEdgeX];
            NewCurve.y = [NewCurve.y;y_valueTE];
            NewCurve.PointType = [NewCurve.PointType;X.PointType.fundamental];
        end
    case 'cutBothAndAddedCarbon'
        carbinTubeCutDestination = SlotcutDestination + depth + X.beamSquareCarbonTubeSize_mm;
        NewCurve.x = [NewCurve.x;beamTrailingEdgeX];
        NewCurve.y = [NewCurve.y;carbinTubeCutDestination];
        NewCurve.PointType = [NewCurve.PointType;X.PointType.addedPoints];
        TE_X_withCarbon_mm = beamTrailingEdgeX + X.beamSquareCarbonTubeSize_mm;
        NewCurve.x = [NewCurve.x;TE_X_withCarbon_mm];
        NewCurve.y = [NewCurve.y;carbinTubeCutDestination];
        NewCurve.PointType = [NewCurve.PointType;X.PointType.addedPoints];
        
        if ~ismember(TE_X_withCarbon_mm,Curve.x)
            y_valueTE = interp1nearby(Curve.x,Curve.y,Curve.PointType,TE_X_withCarbon_mm,2,X.curvefitmethod);
            NewCurve.x = [NewCurve.x;TE_X_withCarbon_mm];
            NewCurve.y = [NewCurve.y;y_valueTE];
            NewCurve.PointType = [NewCurve.PointType;X.PointType.fundamental];
        end
    otherwise
        assert(false);
end

switch cutmethod
    case {'cutLeft','cutRight','cutBoth'}
        indexAfterTEcut = find(Curve.x>=beamTrailingEdgeX);
    case 'cutBothAndAddedCarbon'
        indexAfterTEcut = find(Curve.x>=beamTrailingEdgeX+X.beamSquareCarbonTubeSize_mm);
    otherwise
        assert(false);
end

NewCurve.x = [NewCurve.x;Curve.x(indexAfterTEcut)];
NewCurve.y = [NewCurve.y;Curve.y(indexAfterTEcut)];
NewCurve.PointType = [NewCurve.PointType;ones(length(indexAfterTEcut),1)*X.PointType.fundamental];
end

function result = interpolate2Airfoil(center0Y, tip1Y, coeff0to1)
assert(length(center0Y)==length(tip1Y));
center0Y = center0Y(:);
tip1Y = tip1Y(:);

num = length(tip1Y);
result = zeros(num,length(coeff0to1));
for ii = 1:length(tip1Y)
    result(ii,:) =  interp1([0 1],[center0Y(ii) tip1Y(ii)],coeff0to1,'linear');
end
end
